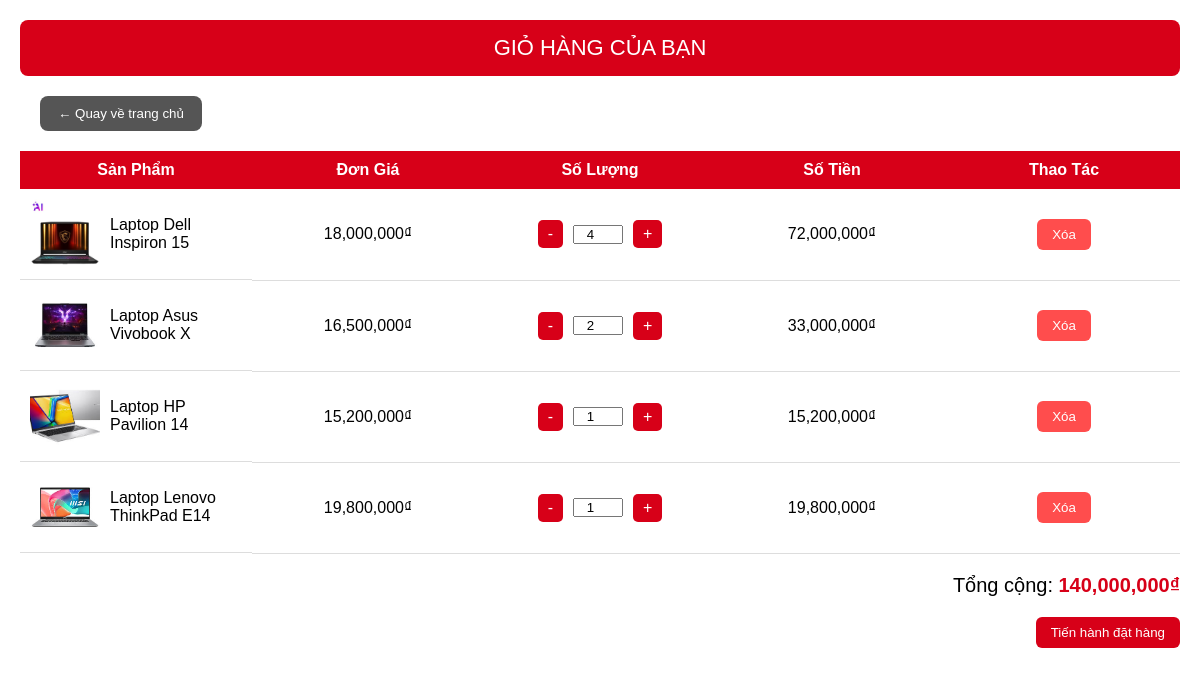
The app's page /userweb/SuaWeb/html/cart.php (signed in) with its own data.
### tables this page shows
CREATE TABLE `cart` (
  `id` int(11) NOT NULL,
  `user_id` int(11) DEFAULT NULL,
  `product_id` int(11) DEFAULT NULL,
  `quantity` int(11) DEFAULT NULL
);

CREATE TABLE `products` (
  `id` int(11) NOT NULL,
  `name` varchar(255) DEFAULT NULL,
  `price` int(11) DEFAULT NULL,
  `image` varchar(255) DEFAULT NULL,
  `description` text DEFAULT NULL
);

### userweb/SuaWeb/html/cart.php (the view, shortened to what this page needs)
<?php require_once __DIR__ . '/../../../config.php'; ?>
<!doctype html>
<html lang="vi">
<head>
  <link rel="stylesheet" href="../css/cart.css" />
</head>
<body>
<header>GIỎ HÀNG CỦA BẠN</header>
<div style="margin: 20px;">
  <button class="back-btn" onclick="window.location.href='products.php'">
    ← Quay về trang chủ
  </button>
</div>
<table>
  <thead>
    <tr>
      <th>Sản Phẩm</th>
      <th>Đơn Giá</th>
      <th>Số Lượng</th>
      <th>Số Tiền</th>
      <th>Thao Tác</th>
    </tr>
  </thead>
  <tbody>
    <?php
    $user_id = $_SESSION['user_id'];
    $sql = "SELECT cart.id, products.name, products.price, products.image, cart.quantity
            FROM cart
            JOIN products ON cart.product_id = products.id
            WHERE cart.user_id = $user_id";
    $result = mysqli_query($conn, $sql);
    $total = 0;
    while($row = mysqli_fetch_assoc($result)) {
      $thanhtien = $row['price'] * $row['quantity'];
      $total += $thanhtien;
    ?>
    <tr>
      <td class="product-info">
        <img src="../img/<?php echo $row['image']; ?>" />
        <div><?php echo $row['name']; ?></div>
      </td>
      <td><?php echo number_format($row['price']); ?>₫</td>
      <td>
        <div class="quantity">
          <a href="update_cart.php?id=<?php echo $row['id']; ?>&type=decrease">-</a>
          <input type="number" value="<?php echo $row['quantity']; ?>" readonly>
          <a href="update_cart.php?id=<?php echo $row['id']; ?>&type=increase">+</a>
        </div>
      </td>
      <td><?php echo number_format($thanhtien); ?>₫</td>
      <td>
        <a href="delete_cart.php?id=<?php echo $row['id']; ?>">
          <button class="delete-btn">Xóa</button>
        </a>
      </td>
    </tr>
    <?php } ?>
  </tbody>
</table>
<div class="total">
  Tổng cộng: <span><?php echo number_format($total); ?>₫</span>
</div>
<div class="checkout">
  <button onclick="window.location.href='checkout.php'">
    Tiến hành đặt hàng
  </button>
</div>
</body>
</html>

### userweb/SuaWeb/css/cart.css (style rules this page uses)
* { margin: 0; padding: 0; box-sizing: border-box; font-family: Arial, sans-serif; }
body { background: #fff; padding: 20px; }
header { background: #d70018; color: white; padding: 15px; text-align: center; font-size: 22px; border-radius: 8px; margin-bottom: 20px; }
table { width: 100%; border-collapse: collapse; table-layout: fixed; background: #fff; }
th { background: #d70018; color: white; padding: 10px; }
td { padding: 10px; border-bottom: 1px solid #ddd; text-align: center; }
.product-info { display: flex; align-items: center; gap: 10px; text-align: left; }
.product-info img { width: 70px; height: 70px; object-fit: cover; border-radius: 6px; }
.quantity { display: flex; justify-content: center; align-items: center; gap: 10px; }
.quantity a { background: #d70018; color: white; padding: 5px 10px; border-radius: 5px; text-decoration: none; }
.quantity input { width: 50px; text-align: center; }
button { background: #d70018; color: white; border: none; padding: 8px 15px; border-radius: 6px; cursor: pointer; }
.delete-btn { background: #ff4d4d; }
.total { margin-top: 20px; text-align: right; font-size: 20px; }
.total span { color: #d70018; font-weight: bold; }
.checkout { margin-top: 20px; text-align: right; }
.back-btn { background-color: #555; color: white; padding: 10px 18px; border: none; border-radius: 8px; cursor: pointer; transition: 0.3s; }

### records on screen
cart: product.image (picture), product.name "Laptop Dell Inspiron 15", product.price "18,000,000", quantity "4", thanhtien "72,000,000"
cart: product.image (picture), product.name "Laptop Asus Vivobook X", product.price "16,500,000", quantity "2", thanhtien "33,000,000"
cart: product.image (picture), product.name "Laptop HP Pavilion 14", product.price "15,200,000", quantity "1", thanhtien "15,200,000"
cart: product.image (picture), product.name "Laptop Lenovo ThinkPad E14", product.price "19,800,000", quantity "1", thanhtien "19,800,000"

### other values on screen
$total "140,000,000"
